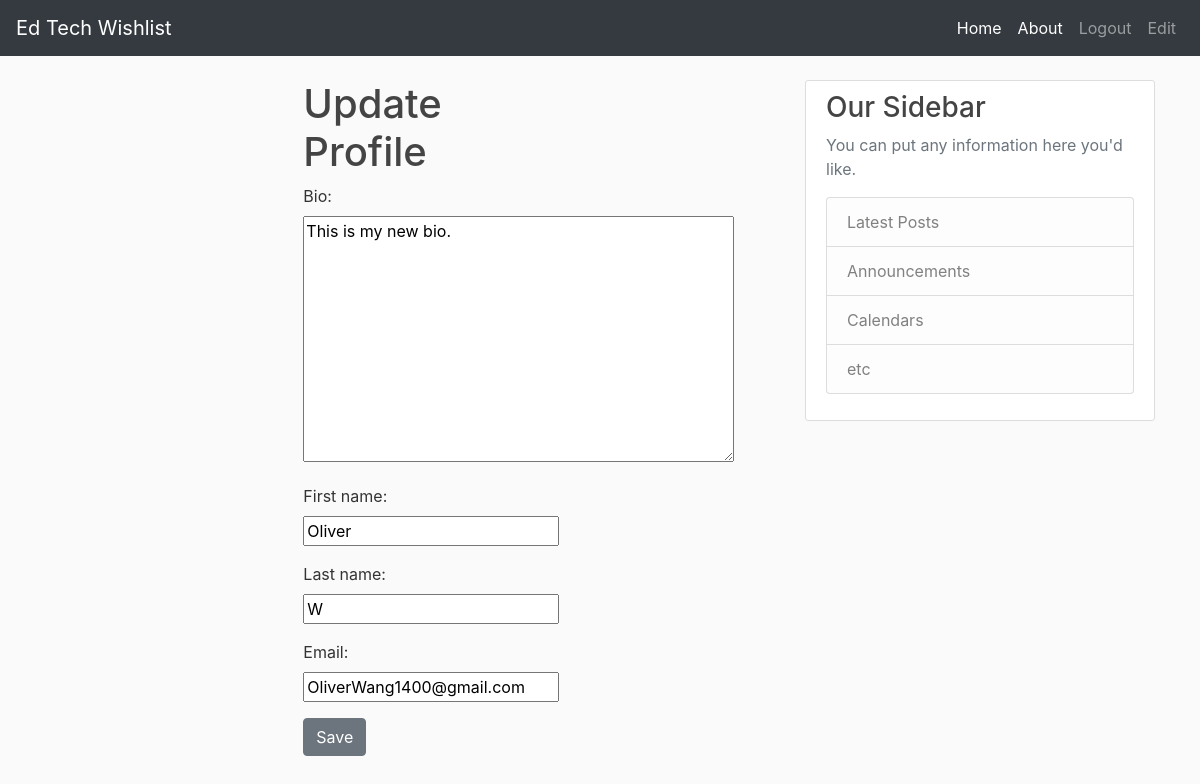
The page /profile/edit/ (signed in) on the database as committed earlier.
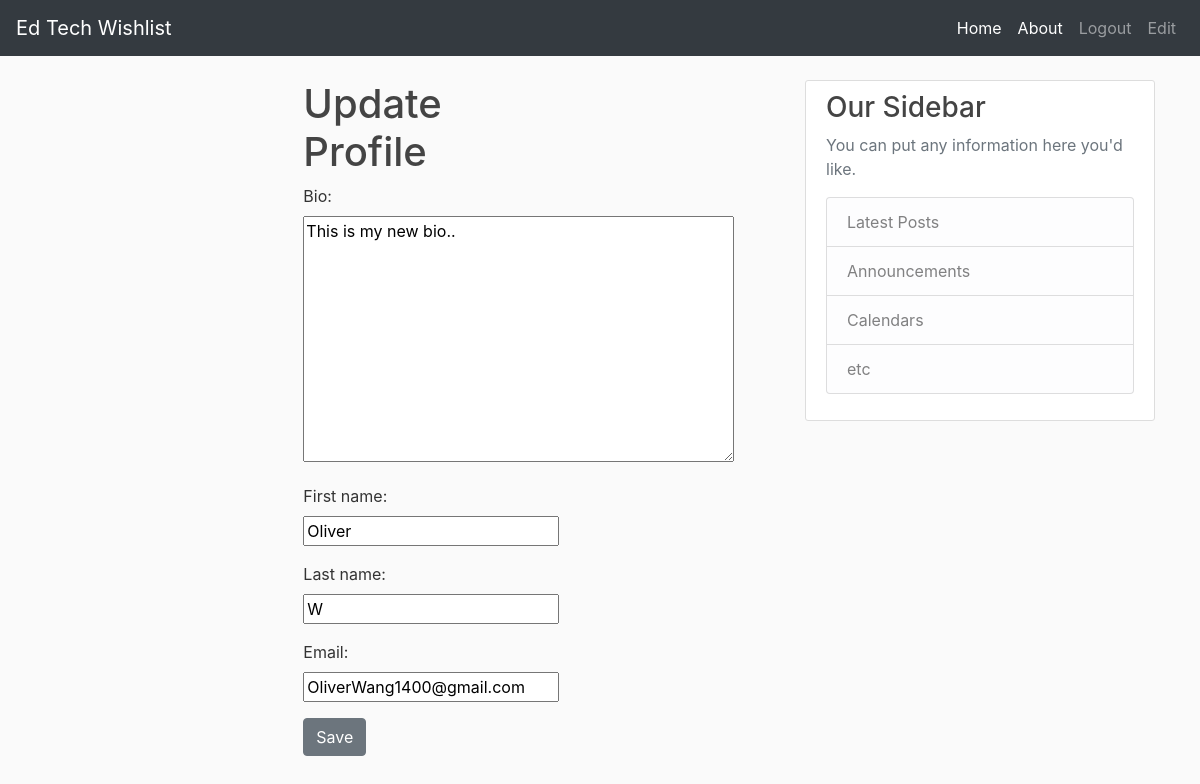
The same page on the database as committed later.
### profiles/models.py (models this page shows)
class Profile(models.Model):
    user = models.OneToOneField(User, on_delete=models.CASCADE)
    bio = models.TextField(blank=True, null=True)
    profession = models.CharField(max_length=100, blank=True, null=True)

### profiles/views.py (the view, shortened to what this page needs)
# urls.py: path('edit/', profile_update_view),
def profile_update_view(request, *args, **kwargs):
    if not request.user.is_authenticated:
        return redirect('/login?next=/profile/update')
    user = request.user
    user_data = {
        "first_name": user.first_name,
        "last_name": user.last_name,
        "email": user.email
    }
    my_profile = request.user.profile
    form = ProfileForm(request.POST or None, instance=my_profile, initial=user_data)
    context = {
        "form": form,
        "btn_label": "Save",
        "title": "Update Profile"
    }
    return render(request, 'profiles/form.html', context)

### profiles/forms.py
class ProfileForm(forms.ModelForm):
    first_name = forms.CharField(required=False)
    last_name = forms.CharField(required=False)
    email = forms.CharField(required=False)
    class Meta:
        model = Profile
        fields = ['bio']

### templates/profiles/form.html (shortened to what this page needs)
{% extends 'base.html' %}
{% block content %}
<div class='col-10 col-md-4 mx-auto'>
    <h1>{{ title }}</h1>
    {% include "components/form.html" with form=form btn_label=btn_label %}
</div>
{% endblock content %}

### templates/base.html (shortened to what this page needs)
{% load static %}
<!doctype html>
<html lang="en">
  <head>
    <link rel="stylesheet" href="https://cdn.jsdelivr.net/npm/bootstrap@4.5.3/dist/css/bootstrap.min.css">
    <link rel="stylesheet" type="text/css" href="{% static 'application/main.css' %}">
    {% include 'react/css.html' %}
  </head>
  <body>
    {% include "components/navbar.html" %}
<main role="main" class="container">
  <div class="row">
    <div class="col-md-8">
      {% block content %}{% endblock %}
    </div>
    <div class="col-md-4">
      <div class="content-section">
        <h3>Our Sidebar</h3>
        <p class='text-muted'>You can put any information here you'd like.
          <ul class="list-group">
            <li class="list-group-item list-group-item-light">Latest Posts</li>
            <li class="list-group-item list-group-item-light">Announcements</li>
            <li class="list-group-item list-group-item-light">Calendars</li>
            <li class="list-group-item list-group-item-light">etc</li>
          </ul>
        </p>
      </div>
    </div>
  </div>
</main>
  </body>
</html>

### templates/react/css.html
<link href="/static/css/main.da2e7532.chunk.css" rel="stylesheet">

### templates/components/navbar.html (shortened to what this page needs)
<nav class="navbar navbar-expand-lg navbar-dark bg-dark mb-4">
  <a class="navbar-brand" href="/">Ed Tech Wishlist</a>
  <div class="collapse navbar-collapse d-none"  id="navbarSupportedContent">
    <ul class="navbar-nav ml-auto">
      <li class="nav-item active">
        <a class="nav-link" href=''>Home <span class="sr-only">(current)</span></a>
      </li>
      <li class="nav-item active">
        <a class="nav-link" href='/about/'>About <span class="sr-only">(current)</span></a>
      </li>
      {% if request.user.is_authenticated %}
        <li class="nav-item">
          <a class="nav-link" href="/logout">Logout</a>
        </li>
        <li class="nav-item">
          <a class="nav-link" href="/profile/edit/">Edit</a>
        </li>
      {% endif %}
    </ul>
  </div>
</nav>

### templates/components/form.html
<form method='POST'> {% csrf_token %}
    {{ form.as_p}}
    <button type='submit' class="btn btn-secondary">
    {% if btn_label %}
        {{ btn_label }}
    {% else %}
        {{ save }}
    {% endif %}
    </button>
</form>

### static/application/main.css (style rules this page uses)
body { background: #fafafa; color: #333333; margin-top: 5rem; }
h1, h2, h3, h4, h5, h6 { color: #444444; }
ul { margin: 0; }
.content-section { background: #ffffff; padding: 10px 20px; border: 1px solid #dddddd; border-radius: 3px; margin-bottom: 20px; }

### static/css/main.da2e7532.chunk.css (style rules this page uses)
body { margin:0;font-family:-apple-system,BlinkMacSystemFont,"Segoe UI","Roboto","Oxygen","Ubuntu","Cantarell","Fira Sans","Droid Sans","Helvetica Neue",sans-serif;-webkit-font-smoothing:antialiased;-moz-osx-font-smoothing:grayscale }

Rows that differ between the two databases and show on the page:
changed Profile: bio "This is my new bio." → "This is my new bio.."
